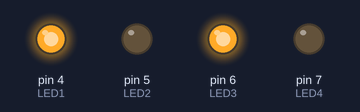
Bench run of a sketch on a simulated Arduino Uno, built with avr-gcc and run on an emulated ATmega328P. Parts: output pins drawn as LEDs (lit = HIGH).

Above: at 0.2 s.
At 1.7 s:
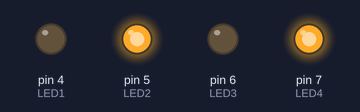
Timing chart, 0 to 3.0 s (numbered marks = the images above):
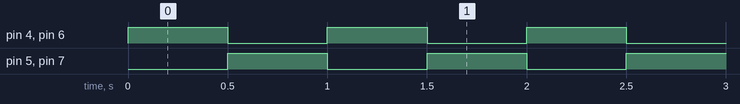

Measured:
- by itself, pin 4 (LED1), pin 5 (LED2), pin 6 (LED3), pin 7 (LED4): alternates HIGH for 0.50 s and LOW for 0.50 s

The sketch:

led_blink_challenge.ino
```cpp
const int LED1 = 4;  // Define pins for LEDs
const int LED2 = 5;
const int LED3 = 6;
const int LED4 = 7;

void setup() {
  pinMode(LED1, OUTPUT);  // Set the LEDs as outputs
  pinMode(LED2, OUTPUT);
  pinMode(LED3, OUTPUT);
  pinMode(LED4, OUTPUT);
}

void loop() {
  // Turn LEDs on and off alternately
  digitalWrite(LED1, HIGH);
  digitalWrite(LED2, LOW);
  digitalWrite(LED3, HIGH);
  digitalWrite(LED4, LOW);
  delay(500);  // Wait

  digitalWrite(LED1, LOW);
  digitalWrite(LED2, HIGH);
  digitalWrite(LED3, LOW);
  digitalWrite(LED4, HIGH);
  delay(500);  // Wait
}
```
